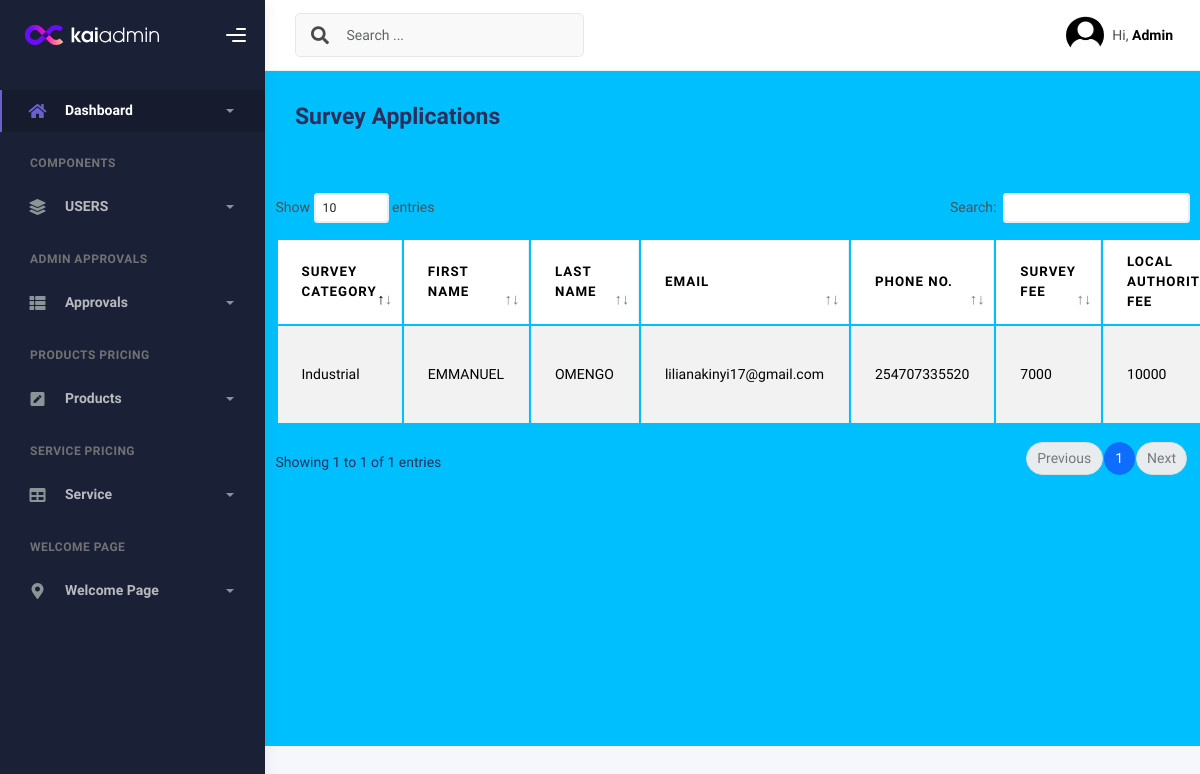
The page /survey_app (signed in) on the database as committed earlier.
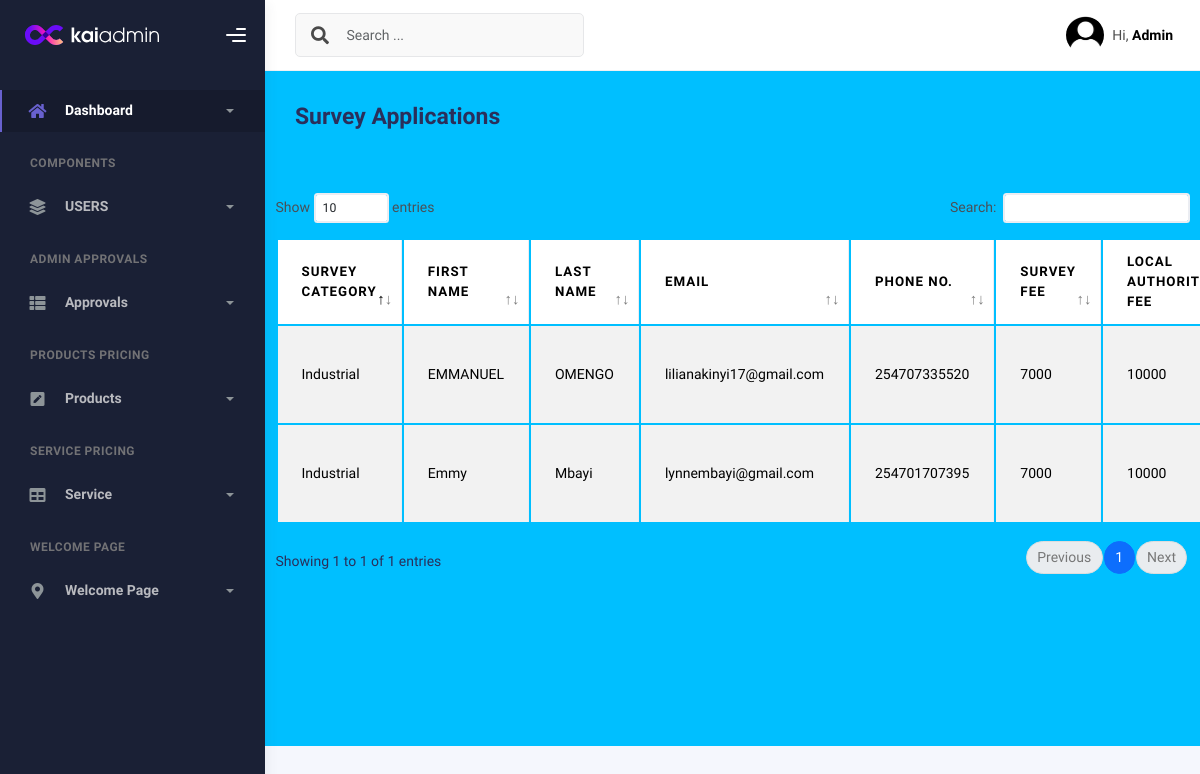
The same page on the database as committed later.
### admins/models.py (models this page shows, shortened)
class Survey_Application(models.Model):
    Survey_Category = models.CharField(max_length=50, null=False, blank=False)
    First_Name = models.CharField(max_length=20, null=False, blank=False)
    Last_Name = models.CharField(max_length=20, null=False, blank=False)
    Email_Address = models.EmailField(null=False, blank=False)
    Phone_Number = models.PositiveIntegerField(null=False, blank=False)
    Survey_Fee = models.PositiveIntegerField(null=False, blank=False)
    Local_Authority_Fee = models.PositiveIntegerField(null=False, blank=False)
    Total_Amount = models.PositiveIntegerField(null=False, blank=False)
    Mpesa_phone = models.PositiveIntegerField(blank=False, null=True, default='0000000000')
    Amount_paid = models.PositiveIntegerField(blank=False, null=True, default='0')
    depth = models.PositiveIntegerField(blank=False, null=False, default='0')
    height = models.PositiveIntegerField(blank=False, null=False, default='0')
    status_choice = [
        ('Approved', 'Approved'),
        ('Verified', 'Verified')
    ]
    status = models.CharField(max_length=15, null=True, blank=True, default="Verified", choices=status_choice)

### custom_admin/views.py (the view)
# urls.py: path('survey_app', views.survey_app, name='survey_app'),
@staff_member_required
def survey_app(request):
    suv_app = Survey_Application.objects.all()
    return render(request, 'admincustom/surveyapplication.html', {'suv_app': suv_app})

### custom_admin/templates/admincustom/surveyapplication.html (shortened to what the changed rows need)
{% load static %}
<!DOCTYPE html>
<html lang="en">
<head>
    <link href="https://cdn.jsdelivr.net/npm/bootstrap-icons/font/bootstrap-icons.css" rel="stylesheet">
    <link href="https://cdn.jsdelivr.net/npm/bootstrap@5.3.3/dist/css/bootstrap.min.css" rel="stylesheet"
>
    <link rel="stylesheet" href="{% static 'assets/css/bootstrap.min.css' %}"/>
    <link rel="stylesheet" href="{% static 'assets/css/plugins.min.css' %}"/>
    <link rel="stylesheet" href="{% static 'assets/css/kaiadmin.min.css' %}"/>
</head>
<body>
<div class="wrapper">
    <div class="main-panel">
        <div class="container" style="background-color: deepskyblue">
            <div class="row">
                <div class="table-responsive">
                    <table id="adminTable" class="table table-striped table-bordered">
                        <thead>
                        <tr>
                            <th>Survey Category</th>
                            <th>First Name</th>
                            <th>Last Name</th>
                            <th>Email</th>
                            <th>Phone No.</th>
                            <th>Survey Fee</th>
                            <th>Local Authority Fee</th>
                        </tr>
                        </thead>{% for suv in suv_app %}
                        <tbody>
                        <tr>
                            <td>{{ suv.Survey_Category }}</td>
                            <td>{{ suv.First_Name }}</td>
                            <td>{{ suv.Last_Name }}</td>
                            <td>{{ suv.Email_Address }}</td>
                            <td>{{ suv.Phone_Number }}</td>
                            <td>{{ suv.Survey_Fee }}</td>
                            <td>{{ suv.Local_Authority_Fee }}</td>
                        </tr>
                        </tbody>{% endfor %}
                    </table>
                </div>
            </div>
        </div>
    </div>
</div>
</body>
</html>

Rows that differ between the two databases and show on the page:
added Survey_Application: Survey_Category "Industrial", First_Name "Emmy", Last_Name "Mbayi", Email_Address "lynnembayi@gmail.com", Phone_Number "254701707395", Survey_Fee "7000", Local_Authority_Fee "10000"
